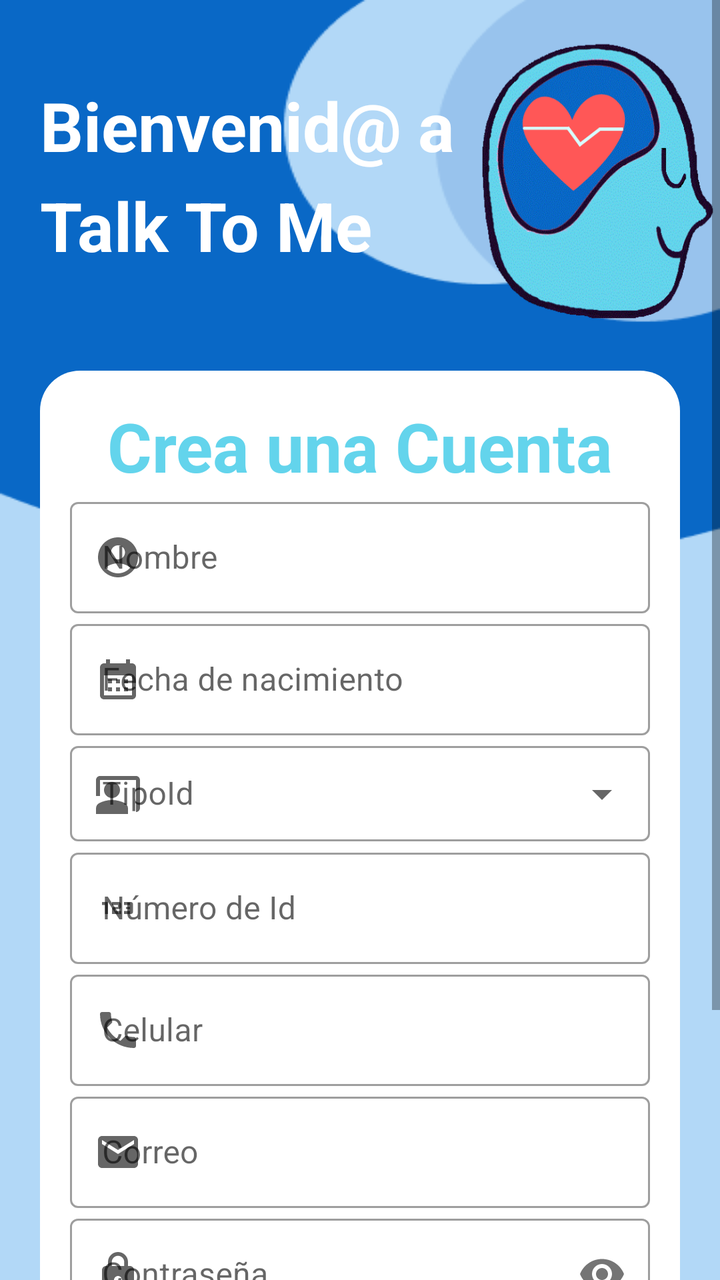
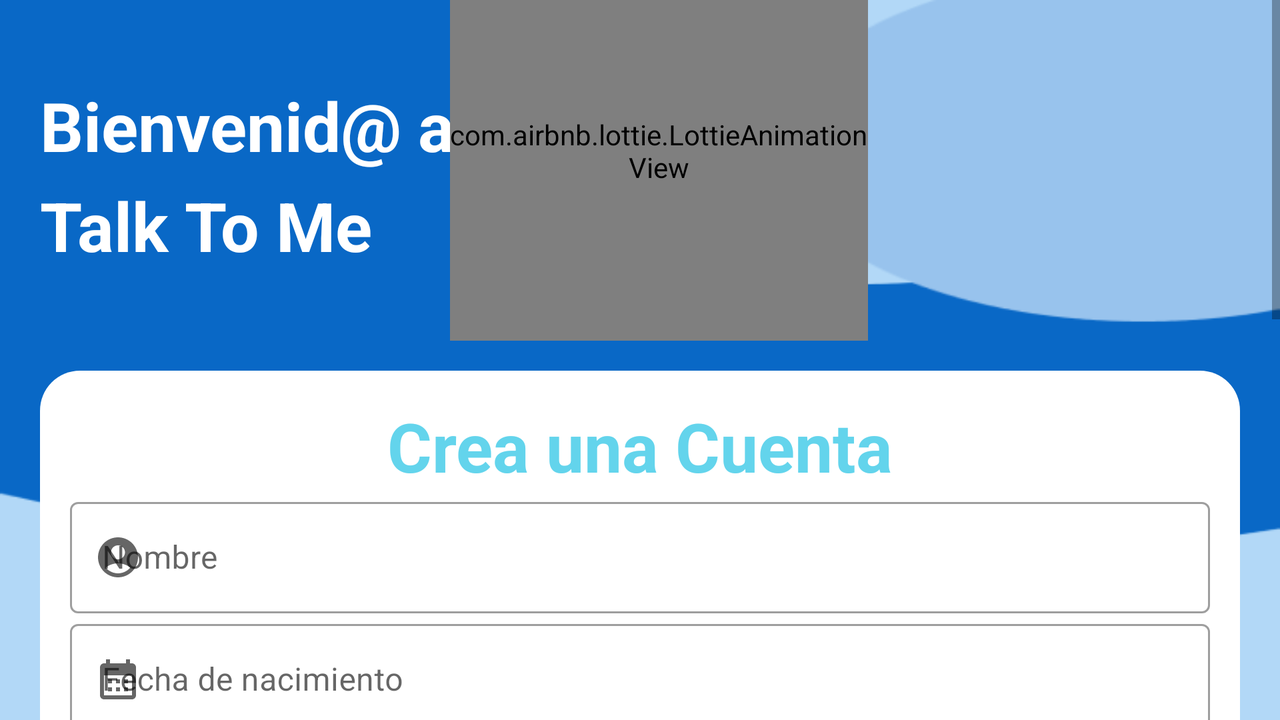

The same Android screen from two of the app's own layout files: first res/layout/ as a phone draws it, then the repository's variant for another configuration, drawn on a device whose configuration selects that folder. Both files follow.
<!-- AndroidManifest.xml: application theme Theme.TalkToMe -->
<!-- res/layout/activity_stalker.xml -->
<?xml version="1.0" encoding="utf-8"?>
<androidx.constraintlayout.widget.ConstraintLayout xmlns:android="http://schemas.android.com/apk/res/android"
    xmlns:app="http://schemas.android.com/apk/res-auto"
    xmlns:tools="http://schemas.android.com/tools"
    android:layout_width="match_parent"
    android:layout_height="match_parent"
    android:background="@color/blue_bckgr2"
    tools:context=".activities.SProfesionalActivity">


    <ScrollView
        android:layout_width="match_parent"
        android:layout_height="wrap_content"
        android:contentDescription="Scroll"
        app:layout_constraintBottom_toBottomOf="parent"
        app:layout_constraintEnd_toEndOf="parent"
        app:layout_constraintStart_toStartOf="parent"
        app:layout_constraintTop_toTopOf="parent">

        <LinearLayout
            android:layout_width="match_parent"
            android:layout_height="wrap_content"
            android:orientation="vertical">

            <androidx.constraintlayout.widget.ConstraintLayout
                android:layout_width="match_parent"
                android:layout_height="match_parent">

                <FrameLayout
                    android:layout_width="match_parent"
                    android:layout_height="wrap_content"
                    app:layout_constraintBottom_toBottomOf="parent"
                    app:layout_constraintEnd_toEndOf="parent"
                    app:layout_constraintStart_toStartOf="parent"
                    app:layout_constraintTop_toTopOf="parent">

                    <ImageView
                        android:id="@+id/imageView2"
                        android:layout_width="match_parent"
                        android:layout_height="285dp"
                        android:scaleType="fitXY"
                        app:layout_constraintBottom_toBottomOf="parent"
                        app:layout_constraintEnd_toEndOf="parent"
                        app:layout_constraintStart_toEndOf="@+id/bienvenidoTextView"
                        app:layout_constraintTop_toTopOf="parent"
                        app:srcCompat="@drawable/background3" />

                    <TextView
                        android:id="@+id/bienvenidoTextView"
                        android:layout_width="wrap_content"
                        android:layout_height="wrap_content"
                        android:layout_marginStart="20dp"
                        android:layout_marginTop="40dp"
                        android:text="@string/Bienvenido"
                        android:textColor="@color/white"
                        android:textSize="34sp"
                        android:textStyle="bold"
                        app:layout_constraintStart_toStartOf="parent"
                        app:layout_constraintTop_toBottomOf="@+id/imageView2" />

                    <TextView
                        android:id="@+id/ttmTextView"
                        android:layout_width="209dp"
                        android:layout_height="wrap_content"
                        android:layout_marginLeft="20dp"
                        android:layout_marginTop="90dp"
                        android:text="@string/app_name"
                        android:textColor="@color/white"
                        android:textSize="34sp"
                        android:textStyle="bold"
                        app:layout_constraintStart_toStartOf="parent" />

                    <ImageView
                        android:id="@+id/perfilView"
                        android:layout_width="154dp"
                        android:layout_height="166dp"
                        android:scaleType="fitXY"
                        android:layout_marginStart="220dp"
                        app:layout_constraintStart_toEndOf="parent"
                        app:layout_constraintTop_toTopOf="parent"
                        app:srcCompat="@drawable/logo1" />
                </FrameLayout>
            </androidx.constraintlayout.widget.ConstraintLayout>

            <LinearLayout
                android:layout_width="match_parent"
                android:layout_height="wrap_content"
                android:layout_marginLeft="20dp"
                android:layout_marginTop="-100dp"
                android:layout_marginRight="20dp"
                android:layout_marginBottom="10dp"
                android:background="@drawable/border"
                android:orientation="vertical"
                android:padding="15dp">

                <TextView
                    android:id="@+id/creaTextView"
                    android:layout_width="match_parent"
                    android:layout_height="wrap_content"
                    android:layout_gravity="center"
                    android:text="@string/Crea"
                    android:textAlignment="center"
                    android:textColor="@color/blue_btn"
                    android:textSize="34sp"
                    android:textStyle="bold"
                    android:transitionName="textTrans"
                    app:layout_constraintEnd_toEndOf="parent"
                    app:layout_constraintStart_toStartOf="parent"
                    app:layout_constraintTop_toBottomOf="@+id/imageView" />

                <com.google.android.material.textfield.TextInputLayout
                    android:id="@+id/nombreTextField"
                    style="@style/Widget.MaterialComponents.TextInputLayout.OutlinedBox"
                    android:layout_width="match_parent"
                    android:layout_height="wrap_content"
                    android:hint="@string/Nombre"
                    app:startIconDrawable="@drawable/ic_user">

                    <com.google.android.material.textfield.TextInputEditText
                        android:id="@+id/nombreEditTextField"
                        android:layout_width="match_parent"
                        android:layout_height="wrap_content" />
                </com.google.android.material.textfield.TextInputLayout>

                <com.google.android.material.textfield.TextInputLayout
                    android:id="@+id/fechaTextField"
                    style="@style/Widget.MaterialComponents.TextInputLayout.OutlinedBox"
                    android:layout_width="match_parent"
                    android:layout_height="wrap_content"
                    android:hint="@string/Fecha"
                    app:startIconDrawable="@drawable/ic_calendar_">

                    <com.google.android.material.textfield.TextInputEditText
                        android:id="@+id/textNacimiento"
                        android:layout_width="match_parent"
                        android:layout_height="wrap_content"
                        android:clickable="false"
                        android:focusable="false" />
                </com.google.android.material.textfield.TextInputLayout>


                <com.google.android.material.textfield.TextInputLayout
                    android:id="@+id/tipoIdTextField"
                    style="@style/Widget.MaterialComponents.TextInputLayout.OutlinedBox.Dense.ExposedDropdownMenu"
                    android:layout_width="match_parent"
                    android:layout_height="wrap_content"
                    android:hint="@string/TipoId"
                    app:startIconDrawable="@drawable/ic_id">

                    <AutoCompleteTextView
                        android:id="@+id/tipoId_exposed"
                        android:layout_width="match_parent"
                        android:layout_height="wrap_content"
                        android:inputType="none" />
                </com.google.android.material.textfield.TextInputLayout>

                <com.google.android.material.textfield.TextInputLayout
                    android:id="@+id/idTextField"
                    style="@style/Widget.MaterialComponents.TextInputLayout.OutlinedBox"
                    android:layout_width="match_parent"
                    android:layout_height="wrap_content"
                    android:hint="@string/NId"
                    app:startIconDrawable="@drawable/ic_num">

                    <com.google.android.material.textfield.TextInputEditText
                        android:layout_width="match_parent"
                        android:layout_height="wrap_content"
                        android:inputType="number" />
                </com.google.android.material.textfield.TextInputLayout>

                <com.google.android.material.textfield.TextInputLayout
                    android:id="@+id/celTextField"
                    style="@style/Widget.MaterialComponents.TextInputLayout.OutlinedBox"
                    android:layout_width="match_parent"
                    android:layout_height="wrap_content"
                    android:hint="@string/Cel"
                    app:startIconDrawable="@drawable/ic_phone">

                    <com.google.android.material.textfield.TextInputEditText
                        android:layout_width="match_parent"
                        android:layout_height="wrap_content"
                        android:inputType="number" />
                </com.google.android.material.textfield.TextInputLayout>

                <com.google.android.material.textfield.TextInputLayout
                    android:id="@+id/correoTextField"
                    style="@style/Widget.MaterialComponents.TextInputLayout.OutlinedBox"
                    android:layout_width="match_parent"
                    android:layout_height="wrap_content"
                    android:hint="@string/Correo"
                    app:endIconMode="clear_text"
                    app:startIconDrawable="@drawable/ic_baseline_email_24">

                    <com.google.android.material.textfield.TextInputEditText
                        android:layout_width="match_parent"
                        android:layout_height="wrap_content" />
                </com.google.android.material.textfield.TextInputLayout>

                <com.google.android.material.textfield.TextInputLayout
                    android:id="@+id/contrasenaTextField"
                    style="@style/Widget.MaterialComponents.TextInputLayout.OutlinedBox"
                    android:layout_width="match_parent"
                    android:layout_height="wrap_content"
                    android:hint="@string/Contrasena"
                    app:passwordToggleEnabled="true"
                    app:startIconDrawable="@drawable/ic_lock">

                    <com.google.android.material.textfield.TextInputEditText
                        android:layout_width="match_parent"
                        android:layout_height="wrap_content"
                        android:inputType="textPassword" />
                </com.google.android.material.textfield.TextInputLayout>

                <com.google.android.material.textfield.TextInputLayout
                    android:id="@+id/confirmaTextField"
                    style="@style/Widget.MaterialComponents.TextInputLayout.OutlinedBox"
                    android:layout_width="match_parent"
                    android:layout_height="wrap_content"
                    android:hint="@string/Confirma"
                    app:passwordToggleEnabled="true"
                    app:startIconDrawable="@drawable/ic_lock">

                    <com.google.android.material.textfield.TextInputEditText
                        android:layout_width="match_parent"
                        android:layout_height="wrap_content"
                        android:inputType="textPassword" />
                </com.google.android.material.textfield.TextInputLayout>

                <Button
                    android:id="@+id/btn_registrarse"
                    android:layout_width="match_parent"
                    android:layout_height="wrap_content"
                    android:layout_marginTop="12dp"
                    android:backgroundTint="@color/blue_btn"
                    android:text="@string/Registrarse"
                    android:textColor="@color/white"
                    android:textStyle="bold"
                    style="@style/Widget.MaterialComponents.Button.TextButton" />
            </LinearLayout>
        </LinearLayout>
    </ScrollView>

</androidx.constraintlayout.widget.ConstraintLayout>
<!-- resources referenced by this layout -->
<resources>
  <color name="blue_bckgr2">#B2D8F7</color>
  <color name="blue_btn">#63D4EC</color>
  <color name="white">#FFFFFFFF</color>
  <!-- drawable border (drawable-v24) -->
  <?xml version="1.0" encoding="utf-8"?>
  <shape
      xmlns:android="http://schemas.android.com/apk/res/android"
      android:shape="rectangle">
  
      
      <solid
          android:color="@color/white" >
      </solid>
  
      
      
  
      
      <padding
          android:left="4dp"
          android:top="4dp"
          android:right="4dp"
          android:bottom="4dp"    >
      </padding>
  
      
      <corners
          android:radius="20dp"   >
      </corners>
  
  </shape>
  <!-- drawable ic_baseline_email_24 (drawable) -->
  <vector android:height="24dp" android:tint="#7CCEE7"
      android:viewportHeight="24" android:viewportWidth="24"
      android:width="24dp" xmlns:android="http://schemas.android.com/apk/res/android">
      <path android:fillColor="@android:color/white" android:pathData="M20,4L4,4c-1.1,0 -1.99,0.9 -1.99,2L2,18c0,1.1 0.9,2 2,2h16c1.1,0 2,-0.9 2,-2L22,6c0,-1.1 -0.9,-2 -2,-2zM20,8l-8,5 -8,-5L4,6l8,5 8,-5v2z"/>
  </vector>
  <!-- drawable ic_calendar_ (drawable) -->
  <vector android:height="24dp" android:tint="#7CCEE7"
      android:viewportHeight="24" android:viewportWidth="24"
      android:width="24dp" xmlns:android="http://schemas.android.com/apk/res/android">
      <path android:fillColor="@android:color/white" android:pathData="M19,4h-1V2h-2v2H8V2H6v2H5C3.89,4 3.01,4.9 3.01,6L3,20c0,1.1 0.89,2 2,2h14c1.1,0 2,-0.9 2,-2V6C21,4.9 20.1,4 19,4zM19,20H5V10h14V20zM9,14H7v-2h2V14zM13,14h-2v-2h2V14zM17,14h-2v-2h2V14zM9,18H7v-2h2V18zM13,18h-2v-2h2V18zM17,18h-2v-2h2V18z"/>
  </vector>
  <!-- drawable ic_num (drawable) -->
  <vector android:height="24dp" android:tint="#7CCEE7"
      android:viewportHeight="24" android:viewportWidth="24"
      android:width="24dp" xmlns:android="http://schemas.android.com/apk/res/android">
      <path android:fillColor="@android:color/white" android:pathData="M7,15H5.5v-4.5H4V9h3V15zM13.5,13.5h-3v-1h2c0.55,0 1,-0.45 1,-1V10c0,-0.55 -0.45,-1 -1,-1H9v1.5h3v1h-2c-0.55,0 -1,0.45 -1,1V15h4.5V13.5zM19.5,14v-4c0,-0.55 -0.45,-1 -1,-1H15v1.5h3v1h-2v1h2v1h-3V15h3.5C19.05,15 19.5,14.55 19.5,14z"/>
  </vector>
  <!-- drawable ic_user (drawable) -->
  <vector android:height="24dp" android:tint="#7CCEE7"
      android:viewportHeight="24" android:viewportWidth="24"
      android:width="24dp" xmlns:android="http://schemas.android.com/apk/res/android">
      <path android:fillColor="@android:color/white" android:pathData="M12,2C6.48,2 2,6.48 2,12s4.48,10 10,10s10,-4.48 10,-10S17.52,2 12,2zM12,6c1.93,0 3.5,1.57 3.5,3.5S13.93,13 12,13s-3.5,-1.57 -3.5,-3.5S10.07,6 12,6zM12,20c-2.03,0 -4.43,-0.82 -6.14,-2.88C7.55,15.8 9.68,15 12,15s4.45,0.8 6.14,2.12C16.43,19.18 14.03,20 12,20z"/>
  </vector>
  <string name="Bienvenido">Bienvenid@ a</string>
  <string name="Cel">Celular</string>
  <string name="Confirma">Confirma tu Contraseña</string>
  <string name="Contrasena">Contraseña</string>
  <string name="Correo">Correo</string>
  <string name="Crea">Crea una Cuenta</string>
  <string name="Fecha">Fecha de nacimiento</string>
  <string name="NId">Número de Id</string>
  <string name="Nombre">Nombre</string>
  <string name="Registrarse">Registrarse</string>
  <string name="TipoId">TipoId</string>
  <string name="app_name">Talk To Me</string>"Escoge tu Rol"
  <color name="purple_500">#FF6200EE</color>
  <color name="purple_700">#FF3700B3</color>
  <color name="teal_200">#FF03DAC5</color>
  <color name="teal_700">#FF018786</color>
  <color name="black">#FF000000</color>
</resources>
<!-- res/layout-land/activity_stalker.xml (the repository's variant of the layout above) -->
<!-- drawn on the phone turned sideways -->
<?xml version="1.0" encoding="utf-8"?>
<RelativeLayout xmlns:android="http://schemas.android.com/apk/res/android"
    xmlns:app="http://schemas.android.com/apk/res-auto"
    xmlns:tools="http://schemas.android.com/tools"
    android:layout_width="match_parent"
    android:layout_height="match_parent"
    android:background="@color/blue_bckgr2"
    tools:context=".activities.SProfesionalActivity">


    <ScrollView
        android:layout_width="match_parent"
        android:layout_height="wrap_content"
        android:contentDescription="Scroll"
        app:layout_constraintBottom_toBottomOf="parent"
        app:layout_constraintEnd_toEndOf="parent"
        app:layout_constraintStart_toStartOf="parent"
        app:layout_constraintTop_toTopOf="parent">

        <LinearLayout
            android:layout_width="match_parent"
            android:layout_height="wrap_content"
            android:orientation="vertical">

            <androidx.constraintlayout.widget.ConstraintLayout
                android:layout_width="match_parent"
                android:layout_height="match_parent">

                <FrameLayout
                    android:layout_width="match_parent"
                    android:layout_height="wrap_content"
                    app:layout_constraintBottom_toBottomOf="parent"
                    app:layout_constraintEnd_toEndOf="parent"
                    app:layout_constraintStart_toStartOf="parent"
                    app:layout_constraintTop_toTopOf="parent">

                    <ImageView
                        android:id="@+id/imageView2"
                        android:layout_width="match_parent"
                        android:layout_height="285dp"
                        android:scaleType="fitXY"
                        app:layout_constraintBottom_toBottomOf="parent"
                        app:layout_constraintEnd_toEndOf="parent"
                        app:layout_constraintStart_toEndOf="@+id/bienvenidoTextView"
                        app:layout_constraintTop_toTopOf="parent"
                        app:srcCompat="@drawable/background3" />

                    <TextView
                        android:id="@+id/bienvenidoTextView"
                        android:layout_width="wrap_content"
                        android:layout_height="wrap_content"
                        android:layout_marginStart="20dp"
                        android:layout_marginTop="40dp"
                        android:text="@string/Bienvenido"
                        android:textColor="@color/white"
                        android:textSize="34sp"
                        android:textStyle="bold"
                        app:layout_constraintStart_toStartOf="parent"
                        app:layout_constraintTop_toBottomOf="@+id/imageView2" />

                    <TextView
                        android:id="@+id/ttmTextView"
                        android:layout_width="209dp"
                        android:layout_height="wrap_content"
                        android:layout_marginLeft="20dp"
                        android:layout_marginTop="90dp"
                        android:text="@string/app_name"
                        android:textColor="@color/white"
                        android:textSize="34sp"
                        android:textStyle="bold"
                        app:layout_constraintStart_toStartOf="parent" />

                    <com.airbnb.lottie.LottieAnimationView
                        android:id="@+id/imgAnimation"
                        android:layout_width="209dp"
                        android:layout_height="190dp"
                        android:layout_marginLeft="225dp"
                        android:layout_marginTop="-20dp"
                        app:layout_constraintEnd_toEndOf="parent"
                        app:layout_constraintStart_toStartOf="parent"
                        app:layout_constraintTop_toTopOf="parent"
                        app:lottie_autoPlay="true"
                        app:lottie_loop="true"
                        app:lottie_rawRes="@raw/animation2" />
                </FrameLayout>
            </androidx.constraintlayout.widget.ConstraintLayout>

            <LinearLayout
                android:layout_width="match_parent"
                android:layout_height="wrap_content"
                android:layout_marginLeft="20dp"
                android:layout_marginTop="-100dp"
                android:layout_marginRight="20dp"
                android:layout_marginBottom="10dp"
                android:background="@drawable/border"
                android:orientation="vertical"
                android:padding="15dp">

                <TextView
                    android:id="@+id/creaTextView"
                    android:layout_width="match_parent"
                    android:layout_height="wrap_content"
                    android:layout_gravity="center"
                    android:text="@string/Crea"
                    android:textAlignment="center"
                    android:textColor="@color/blue_btn"
                    android:textSize="34sp"
                    android:textStyle="bold"
                    android:transitionName="textTrans"
                    app:layout_constraintEnd_toEndOf="parent"
                    app:layout_constraintStart_toStartOf="parent"
                    app:layout_constraintTop_toBottomOf="@+id/imageView" />

                <com.google.android.material.textfield.TextInputLayout
                    android:id="@+id/nombreTextField"
                    style="@style/Widget.MaterialComponents.TextInputLayout.OutlinedBox"
                    android:layout_width="match_parent"
                    android:layout_height="wrap_content"
                    android:hint="@string/Nombre"
                    app:startIconDrawable="@drawable/ic_user">

                    <com.google.android.material.textfield.TextInputEditText
                        android:id="@+id/nombreEditTextField"
                        android:layout_width="match_parent"
                        android:layout_height="wrap_content" />
                </com.google.android.material.textfield.TextInputLayout>

                <com.google.android.material.textfield.TextInputLayout
                    android:id="@+id/fechaTextField"
                    style="@style/Widget.MaterialComponents.TextInputLayout.OutlinedBox"
                    android:layout_width="match_parent"
                    android:layout_height="wrap_content"
                    android:hint="@string/Fecha"
                    app:startIconDrawable="@drawable/ic_calendar_">

                    <com.google.android.material.textfield.TextInputEditText
                        android:id="@+id/textNacimiento"
                        android:layout_width="match_parent"
                        android:layout_height="wrap_content"
                        android:clickable="false"
                        android:focusable="false" />
                </com.google.android.material.textfield.TextInputLayout>


                <com.google.android.material.textfield.TextInputLayout
                    android:id="@+id/tipoIdTextField"
                    style="@style/Widget.MaterialComponents.TextInputLayout.OutlinedBox.Dense.ExposedDropdownMenu"
                    android:layout_width="match_parent"
                    android:layout_height="wrap_content"
                    android:hint="@string/TipoId"
                    app:startIconDrawable="@drawable/ic_id">

                    <AutoCompleteTextView
                        android:id="@+id/tipoId_exposed"
                        android:layout_width="match_parent"
                        android:layout_height="wrap_content"
                        android:inputType="none" />
                </com.google.android.material.textfield.TextInputLayout>

                <com.google.android.material.textfield.TextInputLayout
                    android:id="@+id/idTextField"
                    style="@style/Widget.MaterialComponents.TextInputLayout.OutlinedBox"
                    android:layout_width="match_parent"
                    android:layout_height="wrap_content"
                    android:hint="@string/NId"
                    app:startIconDrawable="@drawable/ic_num">

                    <com.google.android.material.textfield.TextInputEditText
                        android:layout_width="match_parent"
                        android:layout_height="wrap_content"
                        android:inputType="number" />
                </com.google.android.material.textfield.TextInputLayout>

                <com.google.android.material.textfield.TextInputLayout
                    android:id="@+id/celTextField"
                    style="@style/Widget.MaterialComponents.TextInputLayout.OutlinedBox"
                    android:layout_width="match_parent"
                    android:layout_height="wrap_content"
                    android:hint="@string/Cel"
                    app:startIconDrawable="@drawable/ic_phone">

                    <com.google.android.material.textfield.TextInputEditText
                        android:layout_width="match_parent"
                        android:layout_height="wrap_content"
                        android:inputType="number" />
                </com.google.android.material.textfield.TextInputLayout>

                <com.google.android.material.textfield.TextInputLayout
                    android:id="@+id/correoTextField"
                    style="@style/Widget.MaterialComponents.TextInputLayout.OutlinedBox"
                    android:layout_width="match_parent"
                    android:layout_height="wrap_content"
                    android:hint="@string/Correo"
                    app:endIconMode="clear_text"
                    app:startIconDrawable="@drawable/ic_baseline_email_24">

                    <com.google.android.material.textfield.TextInputEditText
                        android:layout_width="match_parent"
                        android:layout_height="wrap_content" />
                </com.google.android.material.textfield.TextInputLayout>

                <com.google.android.material.textfield.TextInputLayout
                    android:id="@+id/contrasenaTextField"
                    style="@style/Widget.MaterialComponents.TextInputLayout.OutlinedBox"
                    android:layout_width="match_parent"
                    android:layout_height="wrap_content"
                    android:hint="@string/Contrasena"
                    app:passwordToggleEnabled="true"
                    app:startIconDrawable="@drawable/ic_lock">

                    <com.google.android.material.textfield.TextInputEditText
                        android:layout_width="match_parent"
                        android:layout_height="wrap_content"
                        android:inputType="textPassword" />
                </com.google.android.material.textfield.TextInputLayout>

                <com.google.android.material.textfield.TextInputLayout
                    android:id="@+id/confirmaTextField"
                    style="@style/Widget.MaterialComponents.TextInputLayout.OutlinedBox"
                    android:layout_width="match_parent"
                    android:layout_height="wrap_content"
                    android:hint="@string/Confirma"
                    app:passwordToggleEnabled="true"
                    app:startIconDrawable="@drawable/ic_lock">

                    <com.google.android.material.textfield.TextInputEditText
                        android:layout_width="match_parent"
                        android:layout_height="wrap_content"
                        android:inputType="textPassword" />
                </com.google.android.material.textfield.TextInputLayout>

                <Button
                    android:id="@+id/btn_registrarse"
                    android:layout_width="match_parent"
                    android:layout_height="wrap_content"
                    android:layout_marginTop="12dp"
                    android:backgroundTint="@color/blue_btn"
                    android:text="@string/Registrarse"
                    android:textColor="@color/white"
                    android:textStyle="bold"
                    style="@style/Widget.MaterialComponents.Button.TextButton" />
            </LinearLayout>
        </LinearLayout>
    </ScrollView>

</RelativeLayout>
